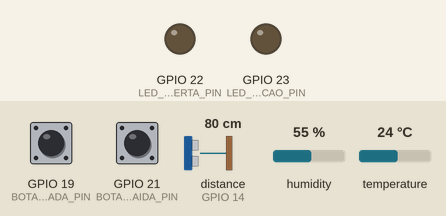
A program run on a simulated ESP32. On the bench: output pins drawn as LEDs (lit = HIGH). Wiring (inferred from the names in the program): ultrasonic range finder: trigger GPIO 5; echo GPIO 14. The inputs (shaded band) are chosen by the test bench; at power-on: humidity 55 %, GPIO 19 (BOTAO_ENTRADA_PIN) HIGH, GPIO 21 (BOTAO_SAIDA_PIN) HIGH, distance to the obstacle (sensor on GPIO 14) 80 cm, temperature 24 °C. The echo pulse lasts 58.3 µs per cm; WiFi joins after 1.5 s; servers stay silent unless stated; the local clock reads 2024-03-15 10:24:30 at power-on unless the program sets it; no MQTT or app messages arrive unless stated; pins used as bus, display or sensor lines are not drawn; what the program prints to the serial monitor is not drawn.

Above: at 2.2 s.
2.3 s: humidity set to 69 %
7.4 s: humidity set to 72 %
At 12.0 s:
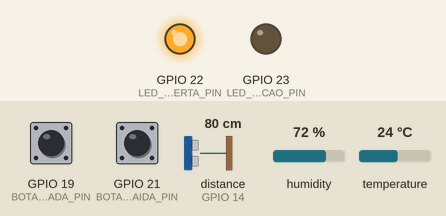
Timing chart, 0 to 13.5 s (numbered marks = the images above; inputs shaded):
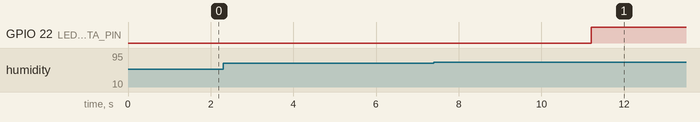

The program:

main.cpp
```cpp
#include <Arduino.h>
#include <ArduinoJson.h>
#include <math.h>
#include <time.h>
#include "freertos/FreeRTOS.h"
#include "freertos/task.h"
#include "freertos/semphr.h"
#include "freertos/queue.h"

#include "config.h"
#include "log_serial.h"
#include "botao.h"
#include "wifi_mqtt.h"
#include "sensores.h"
#include "alerta.h"
#include "atuador.h"

// O SDK do ESP32 tem outros "config.h" no include path; checa por um define nosso.
#ifndef WIFI_SSID
#error "config.h nao encontrado: copie include/config.example.h para include/config.h e preencha"
#endif

// Contrato em docs/topicos-mqtt.md.
const char* MQTT_TOPIC = "grupo" NUMERO_GRUPO "/silo/evento";
const char* MQTT_TOPIC_TELEMETRIA = "grupo" NUMERO_GRUPO "/telemetria";
const char* MQTT_TOPIC_ALERTA = "grupo" NUMERO_GRUPO "/alerta";
const char* MQTT_TOPIC_CMD = "grupo" NUMERO_GRUPO "/cmd";
const char* MQTT_TOPIC_VENTILACAO = "grupo" NUMERO_GRUPO "/ventilacao";

// Antes disso o relógio ainda não foi acertado pelo NTP (2023-11-14).
#define TS_MINIMO_VALIDO 1700000000

Botao botaoEntrada = {"ENTRADA", BOTAO_ENTRADA_PIN, EVENTO_ENTRADA, NULL};
Botao botaoSaida   = {"SAIDA",   BOTAO_SAIDA_PIN,   EVENTO_SAIDA,   NULL};

// Só a TaskComunicacao consome as filas, então os contadores não precisam de mutex.
struct EstadoEventos {
    uint32_t entradas;
    uint32_t saidas;
    uint32_t seq;
};

static void preencherTs(JsonDocument &doc, time_t ts) {
    if (ts >= TS_MINIMO_VALIDO) {
        doc["ts"] = (uint32_t)ts;
    } else {
        doc["ts"] = nullptr;
    }
}

// Publica o evento mais antigo da fila dos botões. Retorna false se a fila estava vazia.
static bool publicarEventoBotao(EstadoEventos *est) {
    EventoSilo ev;

    // Peek em vez de receive: o evento só sai da fila depois de publicado,
    // então uma queda no meio da publicação não perde o evento.
    if (xQueuePeek(xFilaBotao, &ev, 0) != pdPASS) {
        return false;
    }

    const char* tipo = NULL;
    uint32_t novasEntradas = est->entradas;
    uint32_t novasSaidas = est->saidas;

    if (ev.tipo == EVENTO_ENTRADA) {
        novasEntradas++;
        tipo = "ENTRADA";
    } else if (ev.tipo == EVENTO_SAIDA) {
        novasSaidas++;
        tipo = "SAIDA";
    }

    if (tipo == NULL) {
        xQueueReceive(xFilaBotao, &ev, 0);
        return true;
    }

    JsonDocument doc;
    doc["device_id"] = deviceId();
    preencherTs(doc, ev.ts);
    doc["seq"] = est->seq + 1;
    doc["evento"] = tipo;
    doc["entradas"] = novasEntradas;
    doc["saidas"] = novasSaidas;
    doc["saldo"] = (long)novasEntradas - (long)novasSaidas;

    char payload[160];
    serializeJson(doc, payload, sizeof(payload));

    if (mqttPublicar(MQTT_TOPIC, payload)) {
        xQueueReceive(xFilaBotao, &ev, 0);
        est->entradas = novasEntradas;
        est->saidas = novasSaidas;
        est->seq++;
        logSerial("[MQTT] Publicado em %s: %s\n", MQTT_TOPIC, payload);
    } else {
        // Continua na fila; sai na próxima volta, depois da reconexão.
        logSerial("[MQTT] Falha ao publicar. Evento mantido na fila.\n");
        vTaskDelay(pdMS_TO_TICKS(500));
    }
    return true;
}

// Publica a leitura mais antiga da fila de telemetria. Retorna false se a fila estava vazia.
static bool publicarTelemetria() {
    LeituraSilo l;

    // Mesmo esquema dos botões: a leitura só sai da fila depois de publicada.
    if (xQueuePeek(xFilaTelemetria, &l, 0) != pdPASS) {
        return false;
    }

    JsonDocument doc;
    doc["device_id"] = deviceId();
    preencherTs(doc, l.ts);
    doc["seq"] = l.seq;  // numerado pela TaskSensores na leitura
    if (l.dhtOk) {
        doc["temperatura"] = l.temperatura;
        doc["umidade"] = l.umidade;
    } else {
        doc["temperatura"] = nullptr;
        doc["umidade"] = nullptr;
    }
    if (l.sonarOk) {
        // Arredondado em double: o float 5.8f sairia como 5.800000191 no JSON.
        doc["distancia_cm"] = round(l.distanciaCm * 10.0) / 10.0;
        doc["nivel_pct"] = l.nivelPct;
    } else {
        doc["distancia_cm"] = nullptr;
        doc["nivel_pct"] = nullptr;
    }

    char payload[200];
    serializeJson(doc, payload, sizeof(payload));

    if (mqttPublicar(MQTT_TOPIC_TELEMETRIA, payload)) {
        xQueueReceive(xFilaTelemetria, &l, 0);
        logSerial("[MQTT] Publicado em %s: %s\n", MQTT_TOPIC_TELEMETRIA, payload);
    } else {
        logSerial("[MQTT] Falha ao publicar. Leitura mantida na fila.\n");
        vTaskDelay(pdMS_TO_TICKS(500));
    }
    return true;
}

// Publica a mudança de estado do alerta mais antiga da fila (retida). Retorna false se a fila estava vazia.
static bool publicarAlerta() {
    AlertaSilo a;

    if (xQueuePeek(xFilaAlerta, &a, 0) != pdPASS) {
        return false;
    }

    JsonDocument doc;
    doc["device_id"] = deviceId();
    preencherTs(doc, a.ts);
    doc["seq"] = a.seq;
    doc["alerta"] = a.ativo ? "ATIVO" : "NORMAL";
    JsonArray motivos = doc["motivos"].to<JsonArray>();
    if (a.motivoTemperatura) {
        motivos.add("TEMPERATURA");
    }
    if (a.motivoUmidade) {
        motivos.add("UMIDADE");
    }
    doc["temperatura"] = a.temperatura;
    doc["umidade"] = a.umidade;

    char payload[200];
    serializeJson(doc, payload, sizeof(payload));

    // Retido: quem assinar depois recebe o estado atual do alerta na hora.
    if (mqttPublicar(MQTT_TOPIC_ALERTA, payload, true)) {
        xQueueReceive(xFilaAlerta, &a, 0);
        logSerial("[MQTT] Publicado em %s: %s\n", MQTT_TOPIC_ALERTA, payload);
    } else {
        logSerial("[MQTT] Falha ao publicar. Alerta mantido na fila.\n");
        vTaskDelay(pdMS_TO_TICKS(500));
    }
    return true;
}

// Publica o estado do LED de ventilação mais antigo da fila (retido). Retorna false se a fila estava vazia.
static bool publicarVentilacao() {
    EstadoVentilacao est;

    if (xQueuePeek(xFilaVentilacao, &est, 0) != pdPASS) {
        return false;
    }

    JsonDocument doc;
    doc["device_id"] = deviceId();
    preencherTs(doc, est.ts);
    doc["seq"] = est.seq;
    doc["ventilacao"] = est.ligada ? "LIGADA" : "DESLIGADA";
    if (est.temCmd) {
        doc["cmd_seq"] = est.cmdSeq;
    } else {
        doc["cmd_seq"] = nullptr;
    }

    char payload[160];
    serializeJson(doc, payload, sizeof(payload));

    // Retido: o dashboard sabe o estado do LED assim que assina.
    if (mqttPublicar(MQTT_TOPIC_VENTILACAO, payload, true)) {
        xQueueReceive(xFilaVentilacao, &est, 0);
        logSerial("[MQTT] Publicado em %s: %s\n", MQTT_TOPIC_VENTILACAO, payload);
    } else {
        logSerial("[MQTT] Falha ao publicar. Estado da ventilacao mantido na fila.\n");
        vTaskDelay(pdMS_TO_TICKS(500));
    }
    return true;
}

void TaskComunicacao(void *pvParameters) {
    wifiMqttIniciar();
    mqttAssinar(MQTT_TOPIC_CMD, atuadorReceberComando);

    EstadoEventos eventos = {0, 0, 0};

    for (;;) {
        verificarWiFi();
        verificarMQTT();

        if (!mqttConectado()) {
            // Sem broker os eventos e as leituras esperam nas filas e saem em ordem na volta.
            vTaskDelay(pdMS_TO_TICKS(100));
            continue;
        }

        mqttLoop();

        // Botões primeiro: um aperto não espera as leituras acumuladas de uma queda.
        // O alerta vem antes da telemetria pelo mesmo motivo.
        bool publicou = publicarEventoBotao(&eventos);
        if (!publicou) {
            publicou = publicarAlerta();
        }
        if (!publicou) {
            publicou = publicarVentilacao();
        }
        if (!publicou) {
            publicou = publicarTelemetria();
        }

        // Com as filas vazias, dorme mais; com fila, segue esvaziando.
        vTaskDelay(pdMS_TO_TICKS(publicou ? 10 : 50));
    }
}

void travar(const char* msg) {
    logSerial("%s\n", msg);
    while (true) {
        vTaskDelay(pdMS_TO_TICKS(1000));
    }
}

void setup() {
    Serial.begin(115200);
    delay(1000);

    // Criado antes de qualquer task, para todas já encontrarem o mutex pronto.
    xMutexSerial = xSemaphoreCreateMutex();

    pinMode(BOTAO_ENTRADA_PIN, INPUT_PULLUP);
    pinMode(BOTAO_SAIDA_PIN, INPUT_PULLUP);
    sensoresIniciar();
    alertaIniciar();
    atuadorIniciar();

    botaoEntrada.sem = xSemaphoreCreateBinary();
    botaoSaida.sem = xSemaphoreCreateBinary();
    xFilaBotao = xQueueCreate(FILA_TAMANHO, sizeof(EventoSilo));
    xFilaTelemetria = xQueueCreate(FILA_TELEMETRIA_TAMANHO, sizeof(LeituraSilo));
    xFilaAlerta = xQueueCreate(FILA_ALERTA_TAMANHO, sizeof(AlertaSilo));
    xFilaComando = xQueueCreate(FILA_COMANDO_TAMANHO, sizeof(ComandoVentilacao));
    xFilaVentilacao = xQueueCreate(FILA_VENTILACAO_TAMANHO, sizeof(EstadoVentilacao));

    if (xMutexSerial == NULL || botaoEntrada.sem == NULL || botaoSaida.sem == NULL || xFilaBotao == NULL ||
        xFilaTelemetria == NULL || xFilaAlerta == NULL || xFilaComando == NULL || xFilaVentilacao == NULL) {
        travar("[ERRO] Falha ao criar semaforos ou fila.");
    }

    if (xTaskCreatePinnedToCore(TaskBotao, "TaskBotaoEntrada", 3072, &botaoEntrada, 2, NULL, 1) != pdPASS ||
        xTaskCreatePinnedToCore(TaskBotao, "TaskBotaoSaida", 3072, &botaoSaida, 2, NULL, 1) != pdPASS) {
        travar("[ERRO] Falha ao criar tasks dos botoes.");
    }

    if (xTaskCreatePinnedToCore(TaskComunicacao, "TaskComunicacao", 8192, NULL, 1, NULL, 0) != pdPASS) {
        travar("[ERRO] Falha ao criar TaskComunicacao.");
    }

    // Abaixo dos botões, para um aperto nunca esperar uma leitura; no núcleo 1, longe do Wi-Fi.
    if (xTaskCreatePinnedToCore(TaskSensores, "TaskSensores", 4096, NULL, 1, NULL, 1) != pdPASS) {
        travar("[ERRO] Falha ao criar TaskSensores.");
    }

    // Trabalho mínimo (um digitalWrite por comando); a latência vem da rede, então fica abaixo dos botões.
    if (xTaskCreatePinnedToCore(TaskAtuador, "TaskAtuador", 3072, NULL, 1, NULL, 1) != pdPASS) {
        travar("[ERRO] Falha ao criar TaskAtuador.");
    }

    tickInicio = xTaskGetTickCount();

    attachInterruptArg(digitalPinToInterrupt(BOTAO_ENTRADA_PIN), isrBotao, &botaoEntrada, FALLING);
    attachInterruptArg(digitalPinToInterrupt(BOTAO_SAIDA_PIN), isrBotao, &botaoSaida, FALLING);

    logSerial("[APP] Sistema iniciado com FreeRTOS.\n");
}

void loop() {
    vTaskDelay(pdMS_TO_TICKS(1000));
}
```

alerta.h
```cpp
#pragma once

#include <Arduino.h>
#include <time.h>
#include "freertos/FreeRTOS.h"
#include "freertos/queue.h"

#include "sensores.h"

#define LED_ALERTA_PIN 22  // canal vermelho do LED RGB, com 220 Ω (docs/arquitetura.md §2)

// Limiar com histerese: decisão 5 de docs/decisoes-pendentes.md.
#define ALERTA_TEMP_LIGA    30  // °C: acima disso, ATIVO
#define ALERTA_UMID_LIGA    70  // %
#define ALERTA_TEMP_DESLIGA 28  // °C: abaixo disso (e da umidade), volta a NORMAL
#define ALERTA_UMID_DESLIGA 65  // %

#define FILA_ALERTA_TAMANHO 4

// Mudança de estado do alerta, publicada em grupo3/alerta.
struct AlertaSilo {
    uint32_t seq;        // número da mudança de estado desde o boot
    time_t ts;           // ts da leitura que mudou o estado
    bool ativo;
    bool motivoTemperatura;
    bool motivoUmidade;
    int temperatura;
    int umidade;
};

// Fila de mudanças de estado da TaskSensores para a TaskComunicacao; criada no setup().
extern QueueHandle_t xFilaAlerta;

// Configura o LED de alerta, apagado; chamado no setup().
void alertaIniciar();

// Chamado pela TaskSensores a cada leitura. Aplica o limiar, acende ou apaga o LED na hora
// (mesmo sem rede) e põe na xFilaAlerta a primeira leitura válida e cada mudança de estado.
void alertaAvaliar(const LeituraSilo *leitura);
```

atuador.h
```cpp
#pragma once

#include <Arduino.h>
#include <time.h>
#include "freertos/FreeRTOS.h"
#include "freertos/queue.h"

#define LED_VENTILACAO_PIN 23  // canal azul ou verde do LED RGB, com 100 Ω (docs/arquitetura.md §2)

#define FILA_COMANDO_TAMANHO 4
#define FILA_VENTILACAO_TAMANHO 4

// Comando já validado, recebido em grupo3/cmd.
struct ComandoVentilacao {
    uint32_t cmdSeq;  // seq do comando, gerado pelo backend
    bool ligar;
};

// Estado do LED de ventilação, publicado em grupo3/ventilacao.
struct EstadoVentilacao {
    uint32_t seq;     // número da publicação desde o boot
    time_t ts;        // momento em que o LED mudou
    bool ligada;
    bool temCmd;      // false na publicação do boot (cmd_seq vai como null)
    uint32_t cmdSeq;
};

// TaskComunicacao → TaskAtuador: comandos validados.
extern QueueHandle_t xFilaComando;
// TaskAtuador → TaskComunicacao: estado do LED a publicar.
extern QueueHandle_t xFilaVentilacao;

// Configura o LED de ventilação, desligado; chamado no setup().
void atuadorIniciar();

// Callback do MQTT para grupo3/cmd; roda dentro da TaskComunicacao (no mqttLoop()).
// Valida o payload e põe o comando na xFilaComando; descarta o inválido com log.
void atuadorReceberComando(char* topico, uint8_t* payload, unsigned int tamanho);

// Liga/desliga o LED a cada comando da xFilaComando e confirma na xFilaVentilacao.
void TaskAtuador(void *pvParameters);
```

botao.h
```cpp
#pragma once

#include <Arduino.h>
#include <time.h>
#include "freertos/FreeRTOS.h"
#include "freertos/semphr.h"
#include "freertos/queue.h"

// Botões ligados entre o GPIO e o GND (INPUT_PULLUP).
#define BOTAO_ENTRADA_PIN 19   // amarelo: entrada de lote no silo
#define BOTAO_SAIDA_PIN   21   // vermelho: saída de lote do silo

#define FILA_TAMANHO 10

// Tipos de evento.
#define EVENTO_ENTRADA 1
#define EVENTO_SAIDA   2

// Item trafegado na fila: o horário é marcado no aperto, não na publicação,
// para eventos que esperaram o broker na fila manterem o ts correto.
struct EventoSilo {
    int tipo;
    time_t ts;
};

struct Botao {
    const char* nome;
    uint8_t pino;
    int evento;
    SemaphoreHandle_t sem;
};

// Fila única que recebe os eventos de todos os botões; criada no setup().
extern QueueHandle_t xFilaBotao;

// Marcado no fim do setup(); eventos antes de IGNORAR_INICIO_MS a partir daqui são descartados.
extern volatile TickType_t tickInicio;

void IRAM_ATTR isrBotao(void *arg);

// Uma instância por botão; recebe o Botao* como parâmetro.
void TaskBotao(void *pvParameters);
```

log_serial.h
```cpp
#pragma once

#include "freertos/FreeRTOS.h"
#include "freertos/semphr.h"

// Criado no setup() antes de qualquer task.
extern SemaphoreHandle_t xMutexSerial;

// Serial compartilhado entre tasks dos dois núcleos: monta a mensagem inteira
// num buffer local e só então escreve, segurando o mutex, para as linhas não se misturarem.
void logSerial(const char* fmt, ...);
```

sensores.h
```cpp
#pragma once

#include <Arduino.h>
#include <time.h>
#include "freertos/FreeRTOS.h"
#include "freertos/queue.h"

// Pinagem em docs/arquitetura.md §2.
#define DHT_PIN        25  // DATA do módulo DHT11 (o módulo já tem o pull-up)
#define SONAR_TRIG_PIN 5   // TRIG do HC-SR04 (pino de boot, mas só saída: o TRIG não força nível)
#define SONAR_ECHO_PIN 14  // ECHO do HC-SR04, pelo divisor de tensão (5 V → 3,3 V)

#define LEITURA_INTERVALO_MS 5000  // decisão 4 de docs/decisoes-pendentes.md
#define FILA_TELEMETRIA_TAMANHO 12  // 1 min de leituras guardadas enquanto o broker está fora

// Distâncias do HC-SR04 (na tampa) até a superfície do grão com o silo vazio e cheio.
// Valores nominais do modelo 3D; calibrar na montagem, sobrescrevendo no config.h.
#ifndef SILO_DIST_VAZIO_CM
#define SILO_DIST_VAZIO_CM 12.0f
#endif
#ifndef SILO_DIST_CHEIO_CM
#define SILO_DIST_CHEIO_CM 3.0f
#endif

// Uma leitura dos sensores. O ts é o da leitura, não o da publicação.
struct LeituraSilo {
    uint32_t seq;        // numerado na leitura: uma leitura descartada vira buraco no seq publicado
    time_t ts;
    bool dhtOk;          // false: temperatura e umidade inválidas
    int temperatura;     // °C, arredondada para inteiro (contrato em docs/topicos-mqtt.md)
    int umidade;         // % de umidade relativa
    bool sonarOk;        // false: distância e nível inválidos (sem eco ou fora da faixa)
    float distanciaCm;
    int nivelPct;        // 0 (vazio) a 100 (cheio)
};

// Fila de leituras da TaskSensores para a TaskComunicacao; criada no setup().
extern QueueHandle_t xFilaTelemetria;

// Configura os pinos e o DHT11; chamado no setup(), antes de criar a TaskSensores.
void sensoresIniciar();

// Lê o DHT11 e o HC-SR04 a cada LEITURA_INTERVALO_MS e põe a leitura na xFilaTelemetria.
void TaskSensores(void *pvParameters);
```

wifi_mqtt.h
```cpp
#pragma once

// Conexão Wi-Fi + MQTT. Tudo aqui é chamado só pela TaskComunicacao.

// Monta o device_id, configura o cliente MQTT, inicia o Wi-Fi e o NTP.
void wifiMqttIniciar();

// Uma tentativa por chamada, sem laço: a TaskComunicacao não pode ficar presa aqui,
// senão a fila enche e os eventos seguintes são descartados.
void verificarWiFi();
void verificarMQTT();

// Assina o tópico com QoS 1 a cada conexão (a sessão não é persistente, então a assinatura se perde
// numa queda). O callback roda dentro do mqttLoop(), na TaskComunicacao.
void mqttAssinar(const char* topico, void (*callback)(char*, uint8_t*, unsigned int));

bool mqttConectado();
void mqttLoop();
// retido: o broker guarda a última mensagem e a entrega a quem assinar depois.
bool mqttPublicar(const char* topico, const char* payload, bool retido = false);

// "esp32-grupo<N>-<MAC em hex>"; válido depois de wifiMqttIniciar().
const char* deviceId();
```

log_serial.cpp
```cpp
#include <Arduino.h>
#include <stdarg.h>

#include "log_serial.h"

SemaphoreHandle_t xMutexSerial = NULL;

void logSerial(const char* fmt, ...) {
    char buf[256];  // cabe a linha "[MQTT] Publicado em ..." com o payload da telemetria
    va_list args;
    va_start(args, fmt);
    vsnprintf(buf, sizeof(buf), fmt, args);
    va_end(args);

    if (xMutexSerial != NULL) {
        xSemaphoreTake(xMutexSerial, portMAX_DELAY);
    }
    Serial.print(buf);
    if (xMutexSerial != NULL) {
        xSemaphoreGive(xMutexSerial);
    }
}
```

Source omitted: alerta.cpp (1801 bytes), atuador.cpp (2880 bytes), botao.cpp (2066 bytes), sensores.cpp (4993 bytes), wifi_mqtt.cpp (4292 bytes), config.example.h (733 bytes)

Measured:
- the behaviour switches between 70 and 71 % on humidity (found by bisection; images 0 and 1)
- after the input at 2.3 s, every drawn part: stays the same
- after the input at 7.4 s, GPIO 22 (LED_ALERTA_PIN): LOW → HIGH after 3.8 s
